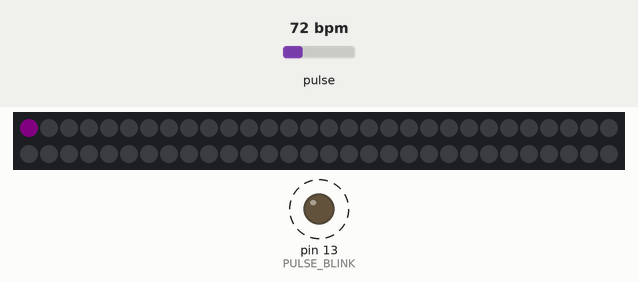
Bench run of a sketch on a simulated Arduino Uno, built with avr-gcc and run on an emulated ATmega328P. Parts: 60 RGB LEDs in strip order, left to right, continuing on the next row, output pins drawn as LEDs (lit = HIGH). Dashed ring = blinking. The test bench sets the inputs (shaded band); at power-on: pulse 72 bpm. Dim RGB values are drawn brighter than linear.

Above: at 1.2 s.
1.3 s: pulse set to 42 bpm
At 3.4 s:
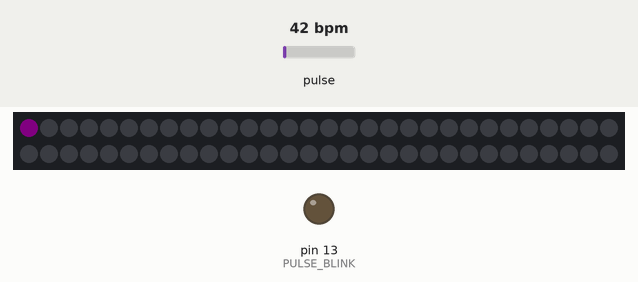
3.8 s: pulse set to 158 bpm
At 4.24 s:
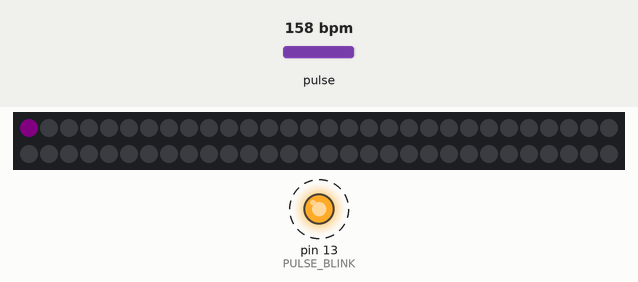
Timing chart, 0 to 12.8 s (numbered marks = the images above; inputs shaded):
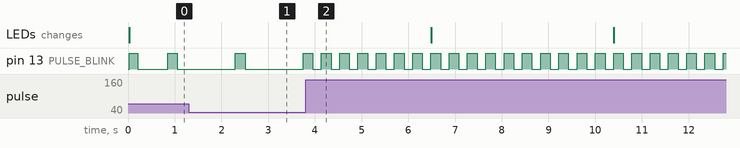

Measured:
- after the input at 3.8 s, pin 13 (PULSE_BLINK): alternates HIGH for 0.21 s and LOW for 0.18 s, starting after 0.34 s

The sketch:

04-heart-rate-variability.ino
```cpp
#define USE_ARDUINO_INTERRUPTS true
#include <PulseSensorPlayground.h>

#include <Adafruit_GFX.h>
#include <Adafruit_NeoMatrix.h>
#include <Adafruit_NeoPixel.h>
#ifndef PSTR
 #define PSTR // Make Arduino Due happy
#endif

const int PULSE_INPUT = A0;
const int PULSE_BLINK = 13;    // Pin 13 is the on-board LED
const int PULSE_FADE = 5;
const int THRESHOLD = 550;   // Adjust this number to avoid noise when idle

int lastIbi = 0;
int nextIbi = 0;
int sampleCount = 0;
int samplesOverThreshold = 0;
int deltaIbiThreshold = 50;
int samplesBeforeOutput = 10;
int hrvSmoothMin = 0;
int hrvSmoothMeasure = 5;
int hrvSmoothMax = 10;

PulseSensorPlayground pulseSensor;

#define NOEPIX_PIN     6
#define NOEPIX_COUNT  60
Adafruit_NeoPixel strip(NOEPIX_COUNT, NOEPIX_PIN, NEO_GRB + NEO_KHZ800);

void setup() {
  /*
     Use 115200 baud because that's what the Processing Sketch expects to read,
     and because that speed provides about 11 bytes per millisecond.

     If we used a slower baud rate, we'd likely write bytes faster than
     they can be transmitted, which would mess up the timing
     of readSensor() calls, which would make the pulse measurement
     not work properly.
  */
  Serial.begin(115200);

  strip.begin();
  strip.setBrightness(10);
  strip.show();

  // Configure the PulseSensor manager.

  pulseSensor.analogInput(PULSE_INPUT);
  pulseSensor.blinkOnPulse(PULSE_BLINK);

  // Now that everything is ready, start reading the PulseSensor signal.
  if (!pulseSensor.begin()) {
    /*
       PulseSensor initialization failed,
       likely because our particular Arduino platform interrupts
       aren't supported yet.

       If your Sketch hangs here, try PulseSensor_BPM_Alternative.ino,
       which doesn't use interrupts.
    */
    for(;;) {
      // Flash the led to show things didn't work.
      digitalWrite(PULSE_BLINK, LOW);
      delay(50);
      digitalWrite(PULSE_BLINK, HIGH);
      delay(50);
    }
  }
}

void hrvDraw( Adafruit_NeoPixel* strip, byte rLow, byte gLow, byte bLow, byte rHigh, byte gHigh, byte bHigh, byte blendLowHigh ){
  // blendLowHigh = 0 -> all low, 128 -> half/half, 255 -> all high
  byte r = map( blendLowHigh, 0, 255, rLow, rHigh );
  byte g = map( blendLowHigh, 0, 255, gLow, gHigh );
  byte b = map( blendLowHigh, 0, 255, bLow, bHigh );
  strip->setPixelColor( 0, r, g, b );
}

void hrvOnBeat(){
  lastIbi = nextIbi;
  nextIbi = pulseSensor.getInterBeatIntervalMs();
  int delta = abs(nextIbi - lastIbi);
  if( delta > deltaIbiThreshold ){
    samplesOverThreshold += 1;
  }
  sampleCount += 1;
  if( sampleCount >= samplesBeforeOutput ){
    if( samplesOverThreshold > hrvSmoothMeasure ){
      hrvSmoothMeasure += 1;
    }else{
      hrvSmoothMeasure -= 1;
    }
    if( hrvSmoothMeasure < hrvSmoothMin ){
      hrvSmoothMeasure = hrvSmoothMin;
    }
    if( hrvSmoothMeasure > hrvSmoothMax ){
      hrvSmoothMeasure = hrvSmoothMax;
    }
    hrvDraw( &strip, 0, 0, 255, 255, 0, 0, map(samplesOverThreshold,0,samplesBeforeOutput,0,255) );
    sampleCount = 0;
    samplesOverThreshold = 0;
  }
}

void hrvUpdate(){
  hrvDraw( &strip, 0, 0, 255, 255, 0, 0, map(hrvSmoothMeasure,hrvSmoothMin,hrvSmoothMax,0,255) );
}

void loop() {

  delay(20);

  strip.clear();

  if (pulseSensor.sawStartOfBeat()) {
    hrvOnBeat();
  }

  hrvUpdate();

  strip.show();
}
```
